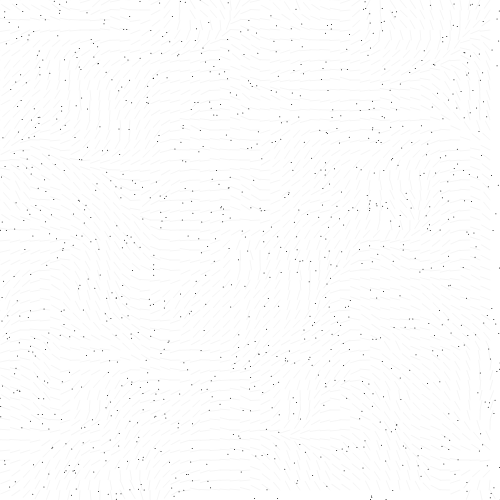
Frame 1 (no input)
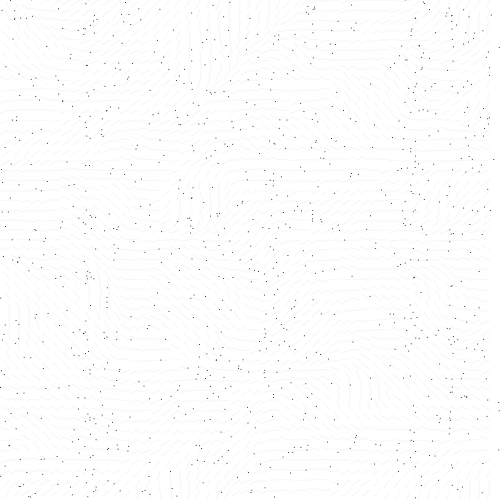
Frame 60 (no input)
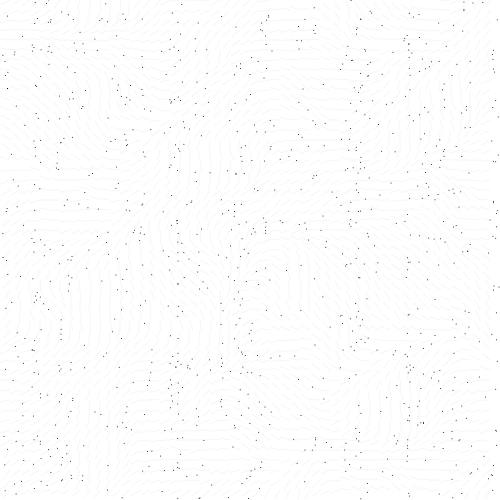
Frame 120 (the mouse pressed at the canvas centre since frame 60)

The p5.js sketch that drew these frames (run headless with seeded random() and noise() and a simulated clock; from frame 60 on, the mouse is pressed at the canvas centre):

// p5.js sketch
// ── sketch.js

var inc= 0.1;
var inc2= 0.1;
var scl= 10;
var cols, rows;
var z_offset=0;


var particles= [];

var flowField= [];

function setup() {
createCanvas(500, 500);
// pixelDensity(1);
cols= floor(width/scl);
rows= floor(height/scl);

flowField= new Array(cols*rows);

for(var i=0; i<1000; i++){
  particles[i]= new Particle();
}
}

function draw() {
  background(255);
  var y_offset=0;
  
  for(let x=0;x<rows; x++){
    var x_offset=0;
  for(let y=0; y<cols; y++){

    var index= (x+y*cols);
    
    var angle= noise(x_offset, y_offset, z_offset)*TWO_PI;
    var v= p5.Vector.fromAngle(angle);
    v.setMag(0.5);
    flowField[index]= v;

    x_offset+= inc;
    stroke(0,10);
    strokeWeight(1);
    push();
    translate(x*scl, y*scl);
    rotate(v.heading());
    line(0,0,scl,0);
    pop();
  }
  y_offset+= inc2;
  z_offset+=0.001;

}
for (var i= 0; i<particles.length; i++){

  particles[i].follow(flowField);
  particles[i].update();
  // particles[i].applyForce()
  particles[i].show();
  particles[i].edges();

}


 
}
// ── particle.js
function Particle(){
this.pos= createVector(random(0,width),random(0,height));
this.vel= createVector(0,0);
this.acc= createVector(0,0);
this.maxSpeed= 1;



this.update= function(){
    this.vel.add(this.acc);
    this.vel.limit(this.maxSpeed);
    this.pos.add(this.vel);
    this.acc.mult(0);
}
this.follow= function(vectors){
    var x= floor(this.pos.x/scl);
    var y= floor(this.pos.x/scl);
    var index= x+y*cols;
    var force= vectors[index];
    this.applyForce(force);

}

this.applyForce = function(force){
    this.acc.add(force);

}

this.show= function(){
    stroke(0);
    strokeWeight(1);
    point(this.pos.x, this.pos.y);
}

this.edges= function(){
    if(this.pos.x>width) {this.pos.x= 0;}
    if (this.pos.x<0) {this.pos.x= width;}
    if(this.pos.y>height) {this.pos.y=0;} 
    if (this.pos.y<0) {this.pos.y=height; }
    
}

}
